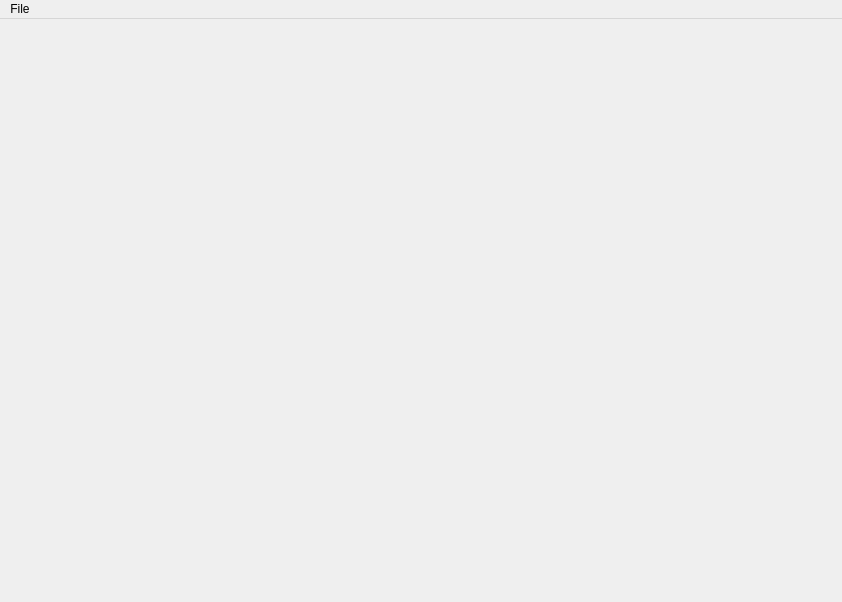
<?xml version="1.0" encoding="UTF-8"?>
<ui version="4.0">
 <class>FCMainWindow</class>
 <widget class="QMainWindow" name="FCMainWindow">
  <property name="geometry">
   <rect>
    <x>0</x>
    <y>0</y>
    <width>842</width>
    <height>602</height>
   </rect>
  </property>
  <property name="windowTitle">
   <string>FCMainWindow</string>
  </property>
  <widget class="QWidget" name="centralWidget"/>
  <widget class="QMenuBar" name="menuBar">
   <property name="geometry">
    <rect>
     <x>0</x>
     <y>0</y>
     <width>842</width>
     <height>21</height>
    </rect>
   </property>
   <widget class="QMenu" name="menuFile">
    <property name="title">
     <string>File</string>
    </property>
    <addaction name="actionBlah"/>
   </widget>
   <addaction name="menuFile"/>
  </widget>
  <action name="actionBlah">
   <property name="text">
    <string>Blah</string>
   </property>
  </action>
 </widget>
 <layoutdefault spacing="6" margin="11"/>
 <resources>
  <include location="fcclient_qt.qrc"/>
 </resources>
 <connections/>
</ui>
